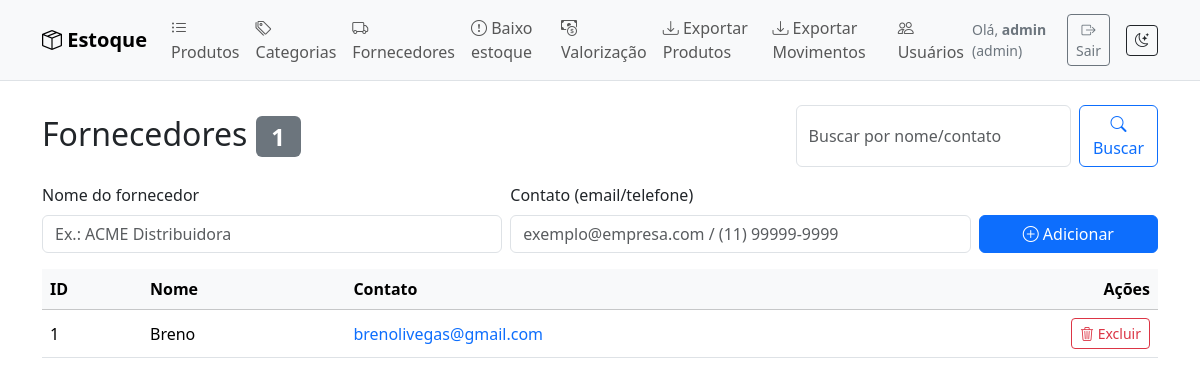
/fornecedores/ (signed in), run on an earlier commit of the app's database.
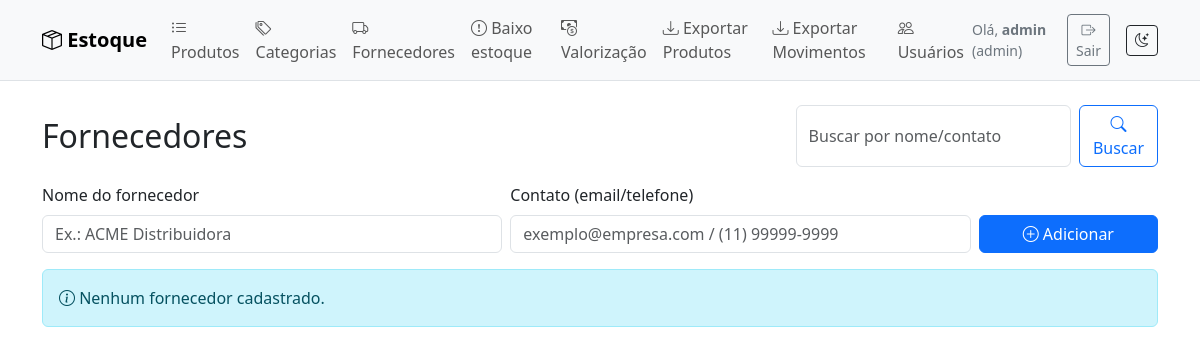
And on a later commit of the database.
### tables this page shows
CREATE TABLE suppliers(
        id INTEGER PRIMARY KEY AUTOINCREMENT,
        name TEXT UNIQUE NOT NULL,
        contact TEXT
    );

### stockcontrol/routes/suppliers.py (the view, shortened to what this page needs)
@bp.route("/", methods=["GET","POST"])
@login_required
def view():
    conn = get_conn(); c = conn.cursor()
    q = (request.args.get("q") or "").strip()
    if q:
        like = f"%{q}%"
        c.execute("SELECT id,name,COALESCE(contact,'') contact FROM suppliers WHERE name LIKE ? OR contact LIKE ? ORDER BY name", (like, like))
    else:
        c.execute("SELECT id,name,COALESCE(contact,'') contact FROM suppliers ORDER BY name")
    sups = c.fetchall(); conn.close()
    return render_template("fornecedores.html", sups=sups, q=q)

### stockcontrol/auth.py (called while the page is built)
def load_user(user_id):
    conn = get_conn(); c = conn.cursor()
    c.execute("SELECT * FROM users WHERE id=?", (user_id,))
    row = c.fetchone(); conn.close()
    return User(row) if row else None

### stockcontrol/db.py (called while the page is built)
def get_conn():
    db_path = current_app.config["DB_PATH"]
    conn = sqlite3.connect(db_path)
    conn.row_factory = sqlite3.Row
    conn.execute("PRAGMA foreign_keys = ON;")        # respeitar FKs
    conn.execute("PRAGMA journal_mode = WAL;")       # melhor concorrência
    conn.execute("PRAGMA synchronous = NORMAL;")     # equilíbrio segurança x performance
    conn.execute("PRAGMA busy_timeout = 3000;")      # espera 3s se DB estiver ocupado
    conn.execute("PRAGMA temp_store = MEMORY;")      # operações temporárias em memória
    return conn

### templates/fornecedores.html (shortened to what this page needs)
{% extends "base.html" %}
{% block content %}
  <div class="d-flex justify-content-between align-items-center mb-3">
    <h2 class="mb-0">Fornecedores
      {% if sups %}<span class="badge text-bg-secondary">{{ sups|length }}</span>{% endif %}
    </h2>
    <form method="get" class="d-flex gap-2">
      <input type="text" name="q" value="{{ q or '' }}" class="form-control" placeholder="Buscar por nome/contato">
      <button class="btn btn-outline-primary" type="submit">
        <i class="bi bi-search"></i> Buscar
      </button>
    </form>
  </div>
  <form method="post" action="{{ url_for('suppliers.view') }}" class="row g-2 align-items-end mb-3">
    <div class="col-12 col-md-5">
      <label class="form-label">Nome do fornecedor</label>
      <input type="text" name="name" class="form-control" placeholder="Ex.: ACME Distribuidora"
             required autofocus autocomplete="organization">
    </div>
    <div class="col-12 col-md-5">
      <label class="form-label">Contato (email/telefone)</label>
      <input type="text" name="contact" class="form-control"
             placeholder="exemplo@empresa.com / (11) 99999-9999" autocomplete="email">
    </div>
    <div class="col-12 col-md-2">
      <label class="form-label d-none d-md-block">&nbsp;</label>
      <button class="btn btn-primary w-100" type="submit">
        <i class="bi bi-plus-circle"></i> Adicionar
      </button>
    </div>
  </form>
  {% if not sups %}
    <div class="alert alert-info"><i class="bi bi-info-circle"></i> Nenhum fornecedor cadastrado.</div>
  {% else %}
    <div class="table-responsive">
      <table class="table table-hover align-middle">
        <thead class="table-light">
          <tr>
            <th style="width: 100px;">ID</th>
            <th>Nome</th>
            <th>Contato</th>
            <th class="text-end" style="width: 160px;">Ações</th>
          </tr>
        </thead>
        <tbody>
          {% for s in sups %}
          <tr>
            <td>{{ s.id }}</td>
            <td>{{ s.name }}</td>
            <td>
              {% set ct = (s.contact or '').strip() %}
              {% if '@' in ct %}
                <a href="mailto:{{ ct }}" class="text-decoration-none">{{ ct }}</a>
              {% elif ct and (ct[0].isdigit() or ct[0] in ['+','(']) %}
                <a href="tel:{{ ct|replace(' ','') }}" class="text-decoration-none">{{ ct }}</a>
              {% else %}
                {{ ct or '-' }}
              {% endif %}
            </td>
            <td class="text-end">
              <form class="d-inline" method="post" action="{{ url_for('suppliers.delete', sid=s.id) }}" onsubmit="return confirm('Remover fornecedor?');">
                <button class="btn btn-outline-danger btn-sm" type="submit">
                  <i class="bi bi-trash3"></i> Excluir
                </button>
              </form>
            </td>
          </tr>
          {% endfor %}
        </tbody>
      </table>
    </div>
  {% endif %}
{% endblock %}

What changed in the data, as far as the page shows it:
removed suppliers: id "1", name "Breno", contact "brenolivegas@gmail.com"
Also different on the page:
{{ sups|length }}: "1" → (not shown)
text no longer shown: "ID Nome Contato Ações"
text now shown: "Nenhum fornecedor cadastrado."
